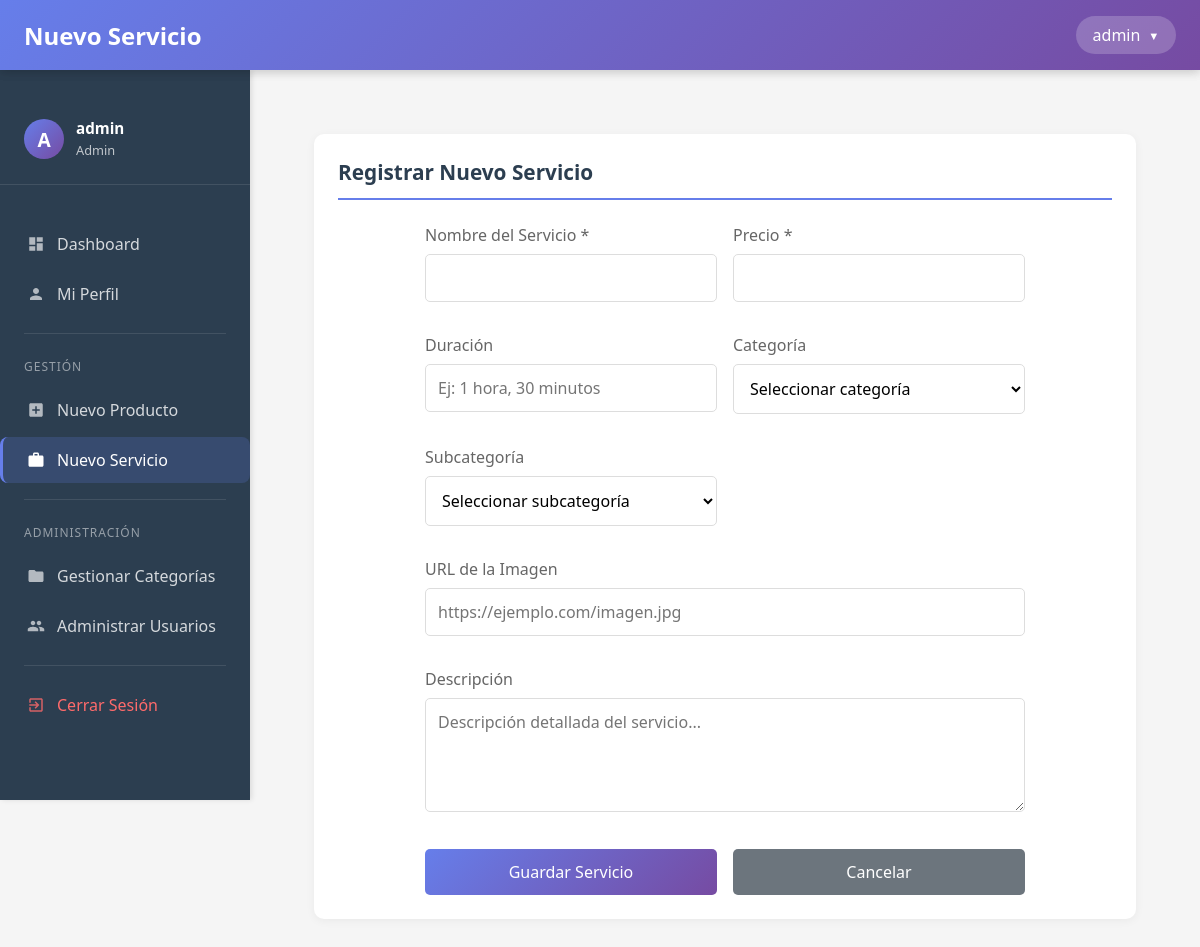
The page /servicios/nuevo (signed in) on the database its author committed.
### models.py (models this page shows, shortened)
class User(db.Model, UserMixin):
    id = db.Column(db.Integer, primary_key=True)
    username = db.Column(db.String(80), unique=True, nullable=False)
    password_hash = db.Column(db.String(200), nullable=False)
    email = db.Column(db.String(120), unique=True, nullable=True)
    role = db.Column(db.String(20), default='usuario')  # 'admin' o 'usuario'
    is_active = db.Column(db.Boolean, default=True)
    created_at = db.Column(db.DateTime, default=datetime.now)
    last_login = db.Column(db.DateTime, nullable=True)
    def is_admin(self):
        return self.role == 'admin'

### app.py (the view, shortened to what this page needs)
@app.route('/servicios/nuevo', methods=['GET', 'POST'])
@login_required
def nuevo_servicio():
    categorias = Categoria.query.filter_by(tipo='servicio').all()
    usuarios = User.query.all() if current_user.is_admin() else None
    return render_template('nuevo_servicio.html',
                         categorias=categorias,
                         usuarios=usuarios,
                         es_admin=current_user.is_admin())

### app.py (called while the page is built)
@login_manager.user_loader
def load_user(user_id):
    return User.query.get(int(user_id))

@app.context_processor
def inject_user_data():
    if current_user.is_authenticated:
        return {
            'es_admin': current_user.is_admin(),
            'current_user': current_user
        }
    return {}

### templates/nuevo_servicio.html (shortened to what this page needs)
{% extends "base.html" %}
{% block content %}
<div class="header">
    <h1 class="header-title">Nuevo Servicio</h1>
    <div class="user-menu-container">
        <button class="user-btn" onclick="toggleMenu()">
            {{ current_user.username }}
            <span>▼</span>
        </button>
    </div>
</div>
<div class="main-content">
    <div class="section">
        <h2 class="section-title">Registrar Nuevo Servicio</h2>
        <form method="POST" action="{{ url_for('nuevo_servicio') }}" style="max-width: 600px; margin: 0 auto;">
            <div style="display: grid; grid-template-columns: 1fr 1fr; gap: 1rem;">
                <div class="form-group">
                    <label for="nombre">Nombre del Servicio *</label>
                    <input type="text" id="nombre" name="nombre" required>
                </div>
                <div class="form-group">
                    <label for="precio">Precio *</label>
                    <input type="number" id="precio" name="precio" step="0.01" min="0" required>
                </div>
                <div class="form-group">
                    <label for="duracion">Duración</label>
                    <input type="text" id="duracion" name="duracion"
                           placeholder="Ej: 1 hora, 30 minutos">
                </div>
                <div class="form-group">
                    <label for="categoria">Categoría</label>
                    <select id="categoria" name="categoria" onchange="cargarSubcategorias()">
                        <option value="">Seleccionar categoría</option>
                    </select>
                </div>
                <div class="form-group">
                    <label for="subcategoria">Subcategoría</label>
                    <select id="subcategoria" name="subcategoria">
                        <option value="">Seleccionar subcategoría</option>
                    </select>
                </div>
                <div class="form-group" style="grid-column: span 2;">
                    <label for="imagen_url">URL de la Imagen</label>
                    <input type="url" id="imagen_url" name="imagen_url"
                           placeholder="https://ejemplo.com/imagen.jpg">
                </div>
                <div class="form-group" style="grid-column: span 2;">
                    <label for="descripcion">Descripción</label>
                    <textarea id="descripcion" name="descripcion" rows="4"
                              placeholder="Descripción detallada del servicio..."></textarea>
                </div>
            </div>
            <div style="margin-top: 1rem; display: flex; gap: 1rem;">
                <button type="submit" class="btn-login">Guardar Servicio</button>
                <button type="button" class="btn-login"
                        onclick="location.href='{{ url_for('dashboard') }}'"
                        style="background: #6c757d;">
                    Cancelar
                </button>
            </div>
        </form>
    </div>
</div>
{% endblock %}

### templates/base.html (shortened to what this page needs)
<!DOCTYPE html>
<html lang="es">
<head>
</head>
<body>
    <header class="header">
        <div class="header-left">
            <button class="toggle-sidebar" onclick="toggleSidebar()" title="Menú">
                <svg class="icon-svg" viewBox="0 0 24 24">
                    <path d="M3 18h18v-2H3v2zm0-5h18v-2H3v2zm0-7v2h18V6H3z"/>
                </svg>
            </button>
            <h1 class="header-title">{% block page_title %}Dashboard{% endblock %}</h1>
        </div>
    </header>
    <div class="main-container">
        <nav class="sidebar" id="sidebar">
            <div class="sidebar-header">
                <div class="sidebar-user">
                    <div class="sidebar-user-avatar">
                        {{ current_user.username[0]|upper if current_user.username else 'U' }}
                    </div>
                    <div class="sidebar-user-info">
                        <h4>{{ current_user.username|default('Usuario') }}</h4>
                        <small>{{ current_user.role|default('Usuario')|title }}</small>
                    </div>
                </div>
            </div>
            <div class="sidebar-menu">
                <a href="{{ url_for('dashboard') }}" class="menu-item {% if request.endpoint == 'dashboard' %}active{% endif %}">
                    <svg class="icon-svg" viewBox="0 0 24 24">
                        <path d="M3 13h8V3H3v10zm0 8h8v-6H3v6zm10 0h8V11h-8v10zm0-18v6h8V3h-8z"/>
                    </svg>
                    <span>Dashboard</span>
                </a>
                <a href="{{ url_for('perfil') }}" class="menu-item {% if request.endpoint == 'perfil' %}active{% endif %}">
                    <svg class="icon-svg" viewBox="0 0 24 24">
                        <path d="M12 12c2.21 0 4-1.79 4-4s-1.79-4-4-4-4 1.79-4 4 1.79 4 4 4zm0 2c-2.67 0-8 1.34-8 4v2h16v-2c0-2.66-5.33-4-8-4z"/>
                    </svg>
                    <span>Mi Perfil</span>
                </a>
                <div class="menu-divider"></div>
                <div class="menu-section">Gestión</div>
                <a href="{{ url_for('nuevo_producto') }}" class="menu-item {% if request.endpoint == 'nuevo_producto' %}active{% endif %}">
                    <svg class="icon-svg" viewBox="0 0 24 24">
                        <path d="M19 3H5c-1.11 0-2 .9-2 2v14c0 1.1.89 2 2 2h14c1.1 0 2-.9 2-2V5c0-1.1-.9-2-2-2zm-2 10h-4v4h-2v-4H7v-2h4V7h2v4h4v2z"/>
                    </svg>
                    <span>Nuevo Producto</span>
                </a>
                <a href="{{ url_for('nuevo_servicio') }}" class="menu-item {% if request.endpoint == 'nuevo_servicio' %}active{% endif %}">
                    <svg class="icon-svg" viewBox="0 0 24 24">
                        <path d="M20 6h-4V4c0-1.11-.89-2-2-2h-4c-1.11 0-2 .89-2 2v2H4c-1.11 0-1.99.89-1.99 2L2 19c0 1.11.89 2 2 2h16c1.11 0 2-.89 2-2V8c0-1.11-.89-2-2-2zm-6 0h-4V4h4v2z"/>
                    </svg>
                    <span>Nuevo Servicio</span>
                </a>
                {% if es_admin|default(false) %}
                <div class="menu-divider"></div>
                <div class="menu-section">Administración</div>
                <a href="{{ url_for('gestion_categorias') }}" class="menu-item {% if request.endpoint == 'gestion_categorias' %}active{% endif %}">
                    <svg class="icon-svg" viewBox="0 0 24 24">
                        <path d="M10 4H4c-1.1 0-1.99.9-1.99 2L2 18c0 1.1.9 2 2 2h16c1.1 0 2-.9 2-2V8c0-1.1-.9-2-2-2h-8l-2-2z"/>
                    </svg>
                    <span>Gestionar Categorías</span>
                </a>
                <a href="{{ url_for('admin_usuarios') }}" class="menu-item {% if request.endpoint == 'admin_usuarios' %}active{% endif %}">
                    <span>Administrar Usuarios</span>
                </a>
                {% endif %}
                <div class="menu-divider"></div>
                <a href="{{ url_for('logout') }}" class="menu-item" style="color: #ff6b6b;">
                    <svg class="icon-svg" viewBox="0 0 24 24">
                        <path d="M10.09 15.59L11.5 17l5-5-5-5-1.41 1.41L12.67 11H3v2h9.67l-2.58 2.59zM19 3H5c-1.11 0-2 .9-2 2v4h2V5h14v14H5v-4H3v4c0 1.1.89 2 2 2h14c1.1 0 2-.9 2-2V5c0-1.1-.9-2-2-2z"/>
                    </svg>
                    <span>Cerrar Sesión</span>
                </a>
            </div>
        </nav>
        <main class="content-wrapper" id="contentWrapper">
            {% block content %}{% endblock %}
        </main>
    </div>
</body>
</html>

### rows shown on the page
User: username "A", username "admin", role "Admin"
